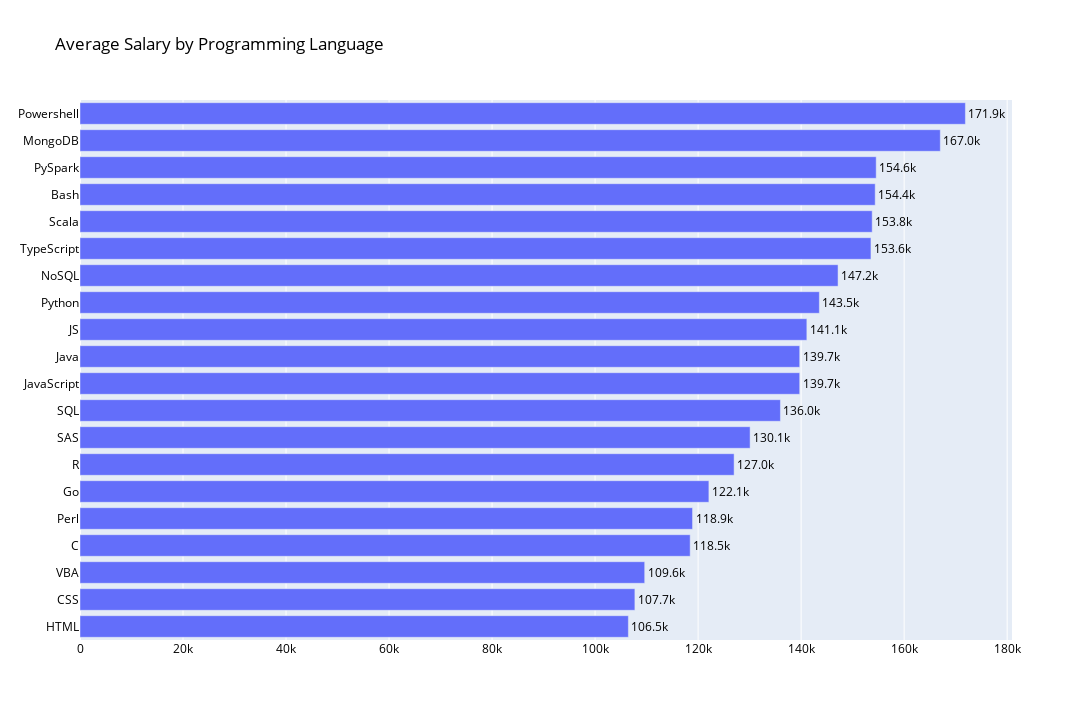

The notebook cell this image was saved under:
### Code cell
language_salary = {}
for key,val in langugages.items():
    count = 0
    sal = 0
    for index, row in valid_sals.iterrows():
        if val in row['Programming']:
            count += 1
            sal += row['per_annum']
    if count > 10:
        language_salary[val] = sal/count
language_salary = {k: v for k, v in sorted(language_salary.items(), key=lambda item: item[1], reverse=True)}
language_salary = pd.DataFrame.from_dict(language_salary, orient='index', columns=['per_annum'])
language_salary = language_salary.reset_index()
language_salary.columns = ['language', 'per_annum']
language_salary['per_annum'] = language_salary['per_annum'].apply(lambda x: round(x, 2))
language_salary = language_salary.sort_values(by='per_annum', ascending=True)
# show only top 30
language_salary = language_salary.tail(30)
fig = go.Figure(data=[go.Bar(y=language_salary['language'], x=language_salary['per_annum'],
                            orientation='h', text=language_salary['per_annum'], 
                            textposition='outside', 
                            showlegend=False, 
                            texttemplate='%{text:.4s}'
                            )
                            ])
# increase the font size and make it black and bold
fig.update_layout(font=dict(size=12, color='black'))

# set the title
fig.update_layout(title_text='Average Salary by Programming Language')

# set size to 1280 x 720
fig.update_layout(width=1280, height=720)

### Figure 1 — Plotly figure (JSON) as saved in the notebook; plotly's stock layout.template omitted (floating-point values rounded to 4 significant figures)
{"data": [{"orientation": "h", "showlegend": false, "text": [106500.0, 107700.0, 109600.0, 118500.0, 118900.0, 122100.0, 127000.0, 130100.0, 136000.0, 139700.0, 139700.0, 141100.0, 143500.0, 147200.0, 153600.0, 153800.0, 154400.0, 154600.0, 167000.0, 171900.0], "textposition": "outside", "texttemplate": "%{text:.4s}", "type": "bar", "x": [106500.0, 107700.0, 109600.0, 118500.0, 118900.0, 122100.0, 127000.0, 130100.0, 136000.0, 139700.0, 139700.0, 141100.0, 143500.0, 147200.0, 153600.0, 153800.0, 154400.0, 154600.0, 167000.0, 171900.0], "y": ["HTML", "CSS", "VBA", "C", "Perl", "Go", "R", "SAS", "SQL", "JavaScript", "Java", "JS", "Python", "NoSQL", "TypeScript", "Scala", "Bash", "PySpark", "MongoDB", "Powershell"]}], "layout": {"font": {"color": "black", "size": 12}, "height": 720, "title": {"text": "Average Salary by Programming Language"}, "width": 1280}}
